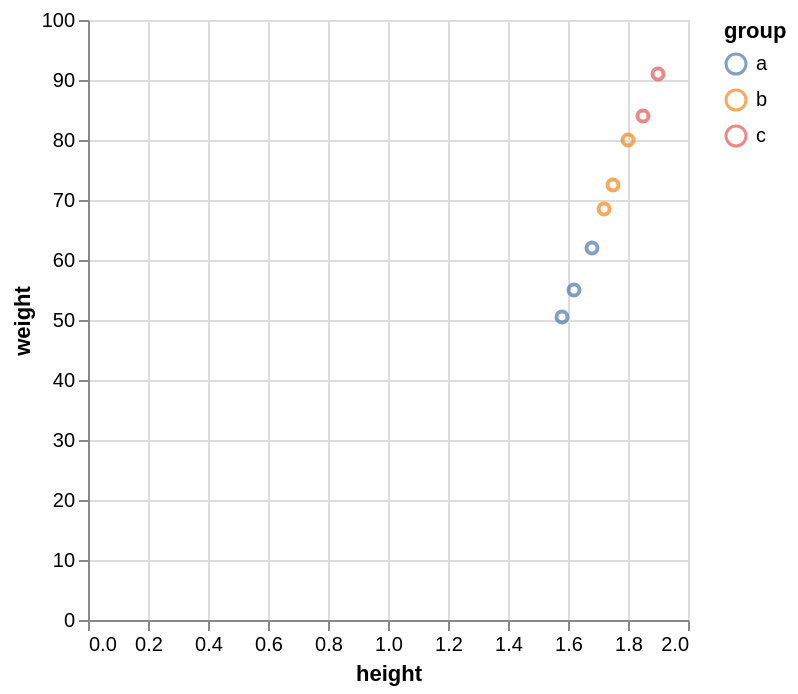

This figure's Vega-Lite source:
### Vega-Lite specification from a JSON file in a GitHub repository (floating-point values rounded to 4 significant figures)
{"$schema": "https://vega.github.io/schema/vega-lite/v5.json", "mark": "point", "encoding": {"x": {"field": "height", "type": "quantitative"}, "y": {"field": "weight", "type": "quantitative"}, "color": {"field": "group", "type": "nominal"}}, "data": {"values": [{"height": 1.62, "weight": 55, "group": "a"}, {"height": 1.75, "weight": 72.5, "group": "b"}, {"height": 1.8, "weight": 80, "group": "b"}, {"height": 1.58, "weight": 50.5, "group": "a"}, {"height": 1.9, "weight": 91, "group": "c"}, {"height": 1.68, "weight": 62, "group": "a"}, {"height": 1.72, "weight": 68.5, "group": "b"}, {"height": 1.85, "weight": 84, "group": "c"}]}}
